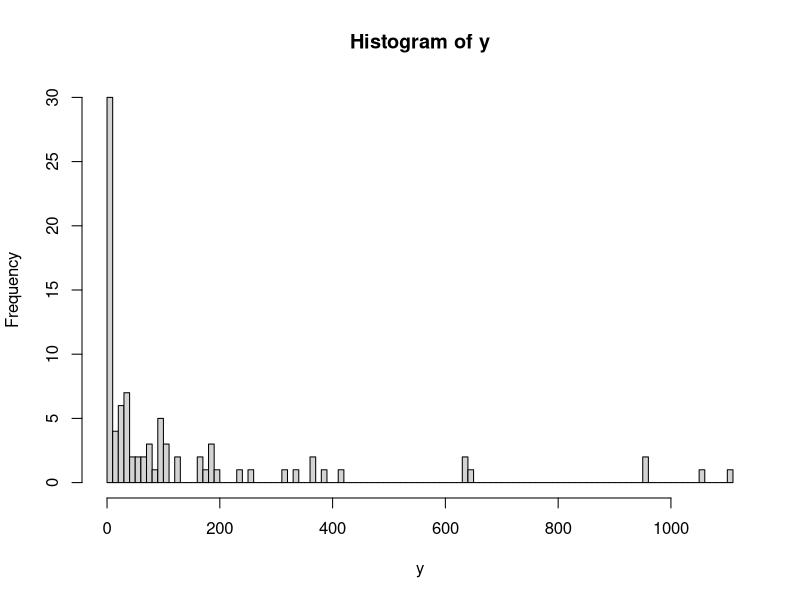

Source code (R): (Note: this script raises an error after producing the figure.)
 # ZIP model for abundance data

rm(list=ls()); 

# Data
abundance <- read.table('BarentsFish.csv', sep=';', header=TRUE)
j <- 10; n <- nrow(abundance)
y <- abundance$Se_me #[, 4+j]
y0 <- 1*(y==0)
hist(y, breaks=100)

# Functions
LogLik <- function(prob_pi, mu, y){sum(log(prob_pi*(y==0) + (1-prob_pi)*dpois(y, mu)))}

# Init
prob_pi <- mean(y==0)
mu <- mean(y[y>0])

LogLik(prob_pi,mu,y) 
# EM for ZIP model
tol <- 1e-6; diff <- 2*tol; 
iterMax <- 1e3; iter <- 1
logL <- rep(NA, iterMax)
logL[iter] <- LogLik(pi, mu, y)
while((diff > tol) & (iter < iterMax)){
  iter <- iter+1
  # E step
  tau <- y0*pi/(pi + (1-pi)*exp(-mu))
  tau <- cbind(tau, (1-tau)); 
  # M step
  piNew <- mean(tau[, 1])
  muNew <- sum(tau[, 2]*y)/sum(tau[, 2])
  # Test & update
  diff <- max(abs(c(piNew, muNew)-c(pi, mu)))
  pi <- piNew; 
  mu <- muNew
  logL[iter] <- LogLik(pi, mu, y)
  cat(pi, mu, diff, logL[iter], '\n')
}
plot(logL[1:iter], type='b', pch=20)

cat('ZIP: pi=', pi, ', mu=', mu, ', logL=', logL[iter], '\n')
cat('Poisson: mu=', mean(y), ', logL=', sum(dpois(y, mean(y), log=TRUE)), '\n')

